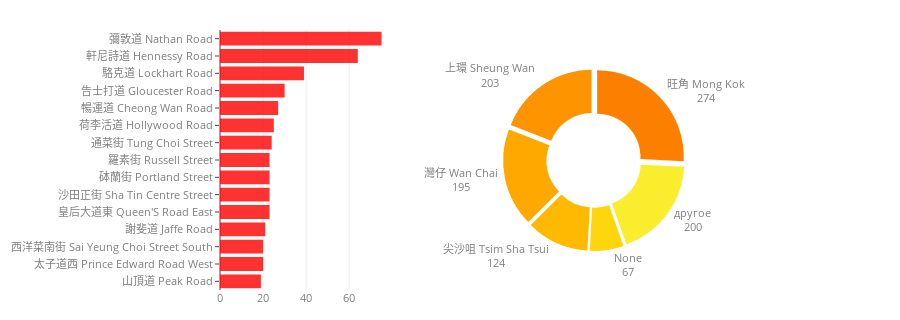

Here is the notebook cell this chart was saved with:
### Code cell
N_TOP_AREAS = 5
HOLE = 0.5
PULL = 0.05
PIE_AREA_X = [0.1, 1.0]
PIE_AREA_Y = [0.15, 0.85]
BAR_CHART_OPACITY = 0.8
BAR_CHART_COLOR = 'red'
BAR_CHART_CM = "Wistia"
BAR_CHART_LEGEND_X = 0.55
BAR_CHART_LEGEND_Y = 0.0
# PERSONAL FIX
OTHER_LABEL = "Other"

colormap = matplotlib.cm.get_cmap(BAR_CHART_CM)
norm_val = np.linspace(1.0, 0.2, N_TOP_AREAS + 1)
pieces_colors = list(map(lambda x: matplotlib.colors.rgb2hex(colormap(x)), 
                         norm_val))

data = [go.Bar(y=streets[:TOP_STREETS_VIS], 
                x=street_activity[:TOP_STREETS_VIS],
                marker=dict(color='red'), 
                orientation='h', 
                opacity=BAR_CHART_OPACITY, 
                showlegend=False),
        
        go.Pie(values=area_activity[:N_TOP_AREAS]+[sum(area_activity[N_TOP_AREAS+1:])],
                labels=areas[:N_TOP_AREAS]+[OTHER_LABEL],
                domain=dict(x=PIE_AREA_X, y=PIE_AREA_Y),
                hoverinfo="label+percent+value",
                textinfo='label+value', 
               textposition = 'outside',
                hole=HOLE,
                sort=False,
                #showlegend=True,
                marker=dict(colors=pieces_colors), 
                pull=PULL
              )]

FONT_SIZE = 11
TICK_LEN = 4
PLOT_HEIGHT = 320
PLOT_WIDTH = 900
BAR_CHART_AREA_X = [0, 0.25]
BAR_CHART_AREA_Y = [0, 1.0]
MARGIN = go.layout.Margin(l=220, t=30, b=30, r=0)

layout = go.Layout(height=PLOT_HEIGHT, width=PLOT_WIDTH,
                   showlegend=False, 
                   margin=MARGIN, 
                   xaxis=dict(domain=BAR_CHART_AREA_X),
                   font=dict(size=FONT_SIZE, color='grey'),
                   yaxis=dict(domain=BAR_CHART_AREA_Y, 
                              autorange="reversed", 
                              ticklen=TICK_LEN)
                  )

fig = go.Figure(data=data, layout=layout)
py.iplot(fig, show_link=False)

### Figure 1 — Plotly figure (JSON) as saved in the notebook; plotly's stock layout.template omitted (floating-point values rounded to 4 significant figures)
{"data": [{"marker": {"color": "red"}, "opacity": 0.8, "orientation": "h", "showlegend": false, "type": "bar", "uid": "a62bef34-fbbc-11e8-b448-3c15c2cf2370", "x": [75, 64, 39, 30, 27, 25, 24, 23, 23, 23, 23, 21, 20, 20, 19], "y": ["彌敦道 Nathan Road", "軒尼詩道 Hennessy Road", "駱克道 Lockhart Road", "告士打道 Gloucester Road", "暢運道 Cheong Wan Road", "荷李活道 Hollywood Road", "通菜街 Tung Choi Street", "羅素街 Russell Street", "砵蘭街 Portland Street", "沙田正街 Sha Tin Centre Street", "皇后大道東 Queen'S Road East", "謝斐道 Jaffe Road", "西洋菜南街 Sai Yeung Choi Street South", "太子道西 Prince Edward Road West", "山頂道 Peak Road"]}, {"domain": {"x": [0.1, 1], "y": [0.15, 0.85]}, "hole": 0.5, "hoverinfo": "label+percent+value", "labels": ["旺角 Mong Kok", "上環 Sheung Wan", "灣仔 Wan Chai", "尖沙咀 Tsim Sha Tsui", "None", "другое"], "marker": {"colors": ["#fc7f00", "#fe9400", "#ffa800", "#ffba00", "#ffd50e", "#faed2d"]}, "pull": 0.05, "sort": false, "textinfo": "label+value", "textposition": "outside", "type": "pie", "uid": "a62bf158-fbbc-11e8-82e2-3c15c2cf2370", "values": [274, 203, 195, 124, 67, 200]}], "layout": {"font": {"color": "grey", "size": 11}, "height": 320, "margin": {"b": 30, "l": 220, "r": 0, "t": 30}, "showlegend": false, "width": 900, "xaxis": {"domain": [0, 0.25]}, "yaxis": {"autorange": "reversed", "domain": [0, 1], "ticklen": 4}}}
